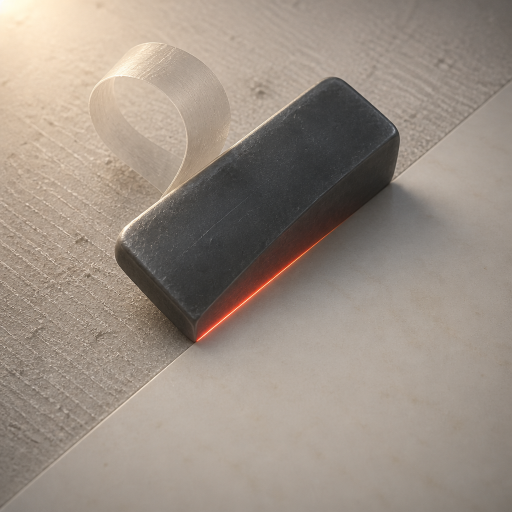
#> input picture plugins/improve-skill/assets/icon-engineC-f5665d-2.png, 1024 x 1024 px, found by its file name (shown at 1/2 size)
$ python w7.py
#> lines starting #> are read from the running program, lines starting #| are printed output that depends on the picture
"""Re-measure the near shadow off the landmark both images share, not off the mass.

w6's fit is only worth acting on if its profile origin is honest. w5/w6 marched from the
dark mass's CENTROID, so at the block's end caps a ray leaves the silhouette travelling
along the shadow rather than across it, and C2's block is a different size and place, so
the two fans do not sample the same edge. Round 17's note is explicit that this is where
a shadow measurement goes wrong, and it reports contact AGREEING (0.670 vs 0.662 in the
first 8px) where w6 has us 0.068 darker. One of the two is wrong.

So: recover the contact line in each image from the hone - the vermilion line both
images carry along the block's lower-right edge - by fitting its principal axis, march
perpendicular to THAT, and take u=0 where each ray leaves its own dark mass. Rays are
started only from the hone's own extent, so every ray in both fans crosses the long
lower-right edge and none crosses an end cap.
"""
import subprocess
import tempfile
import pathlib
import math
import numpy as np
from PIL import Image

NEUTRAL = 128 / 255.0
TMP = pathlib.Path(tempfile.mkdtemp())
WORK = pathlib.Path("loop-runs/r19/work")


def rgbgray(im):
    a = np.asarray(im.convert("RGBA"), float) / 255.0
    rgb, al = a[..., :3], a[..., 3:4]
#> al: shape (1024, 1024, 1) float64; every value is 1
    c = rgb * al + NEUTRAL * (1 - al)
    return c, 0.2126 * c[..., 0] + 0.7152 * c[..., 1] + 0.0722 * c[..., 2]


def nat(svg, s=1024):
    t = TMP / ("%s-%d.png" % (pathlib.Path(svg).stem, s))
    subprocess.run(["rsvg-convert", "-w", str(s), "-h", str(s), str(svg), "-o", str(t)], check=True)
    return rgbgray(Image.open(t).convert("RGBA"))


# [47 lines left out: functions bil, hone_axis, profile, not called in this run]


BANDS = ((0, 8), (8, 16), (16, 32), (32, 64), (64, 96), (96, 128), (128, 192))
REFC, REFG = rgbgray(Image.open("icon-engineC-f5665d-2.png").convert("RGBA").resize((1024, 1024), Image.LANCZOS))
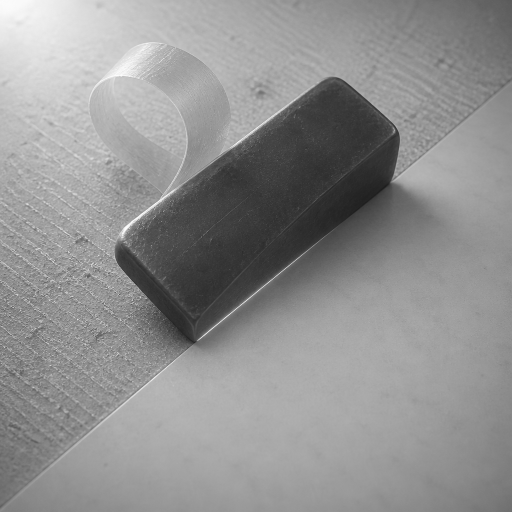
#> REFG: shape (1024, 1024) float64 (shown at 1/2 size); min 0.107, max 0.999, mean 0.567
OURC, OURG = nat("icon.svg")
#> (the run stopped early here; a loop or call above may not have finished)
